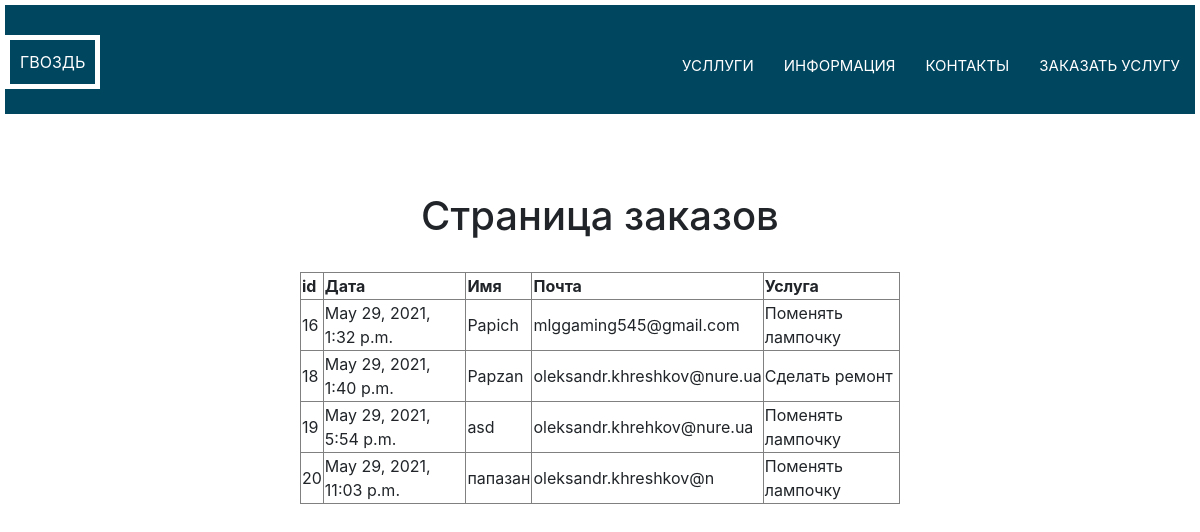
The app's page /aplication/showorders with its own data.
### aplication/models.py (models this page shows, shortened)
class Aplications(models.Model):
    first_name = models.CharField(verbose_name='Имя', max_length=50)
    email = models.EmailField(verbose_name='email', unique=True, )
    date = models.DateTimeField(verbose_name='Дата заяки', auto_now_add=True)
    favour = models.ForeignKey(Favour, on_delete=models.PROTECT, verbose_name='Название услуги, цена')
    class Meta:
        verbose_name_plural = 'Заявки пользователей'

class Favour(models.Model):
    name = models.CharField(verbose_name='Название услуги', max_length=50)
    price = models.BigIntegerField(verbose_name='Цена', default=0)
    class Meta:
        verbose_name_plural = 'Услуги'

### aplication/views.py (the view)
# urls.py: path('showorders', views.apps_info)
@csrf_exempt
def apps_info(request):
    applications = Aplications.objects.all()
    return render(request, 'gvozd/table.html', {'applications': applications})

### templates/gvozd/table.html (shortened to what this page needs)
<!DOCTYPE html>
<html lang="en">
{% load static %}
<head>
	<link rel="stylesheet" type="text/css" href="{% static 'gvozd/css/style.css' %}">
    <link rel="stylesheet" type="text/css" href="https://cdn.jsdelivr.net/npm/bootstrap@4.6.0/dist/css/bootstrap.min.css">
</head>
<br><br><br><br><br><br><br><br>
<body>
    <header class="header">
        <div class="conteiner">
            <div class="header_inner">
                <a class="logo" href="#tab_main">ГВОЗДЬ</a>
                <div class="tabs">
                    <nav class="nav">
                        <ul class="menu">
                            <li>
                                <a class="nav_link" href="#tab_01">УСЛЛУГИ</a>
                            </li>
                            <li>
                                <a class="nav_link" href="#tab_02">ИНФОРМАЦИЯ</a>
                            </li>
                            <li>
                                <a class="nav_link" href="#tab_03">КОНТАКТЫ</a>
                            </li>
                            <li>
                                <a class="nav_link" href="aplication">ЗАКАЗАТЬ услугу</a>
                            </li>
                        </ul>
                    </nav>
                </div>
            </div>
        </div>
    </header>
<body>
<h1 align="center">Страница заказов</h1>
<br>
	<table align="center"  border="1" width="50%">
		<thead>
			<tr>
				<th>id</th>
                <th>Дата</th>
				<th>Имя</th>
				<th>Почта</th>
				<th>Услуга</th>
			</tr>
		</thead>
		<tbody>
	{% for f in applications %}
		<tr>
        	<td>{{ f.id }}</td>
            <td>{{ f.date }}</td>
        	<td>{{ f.first_name }}</td>
        	<td>{{ f.email }}</td>
			<td>{{ f.favour.name }}</td>
    	</tr>
	{% endfor %}
	</table>
</body>
</html>

### static/gvozd/css/style.css (style rules this page uses)
html, body { height: 92%; color: white; background-color: black; background-size: 100%; }
.conteiner { width: 100%; max-width: 1200px; margin: 0px auto; }
.header { position: fixed; min-height: 8%; margin: 5px; border-color: white; padding-top: 30px; top: 0; left: 0; right: 0; z-index: 10; background-color: #00465f; background-size: 100%; }
.header_inner { display: flex; justify-content: space-between; align-items: center; }
.logo { flex-grow: 0; flex-shrink: 1; border: white 5px solid; display: flex; padding: 10px; font-size: 1em; justify-content: center; align-items: center; vertical-align: top; margin-bottom: 25px; text-decoration: none; color: white; }
.tabs { margin: 0; }
.nav { display: flex; font-size: 15px; text-transform: uppercase; margin-bottom: 20px; }
.nav li { list-style: none; position: relative; }
.nav_link { justify-content: center; align-items: center; vertical-align: top; padding: 5px; margin: 0 10px; color: white; text-decoration: none; transition: color .2s linear; }
.menu { display: flex; }

### records on screen
Aplications: id "16", date "May 29, 2021, 1:32 p.m.", first_name "Papich", email "mlggaming545@gmail.com", favour.name "Поменять лампочку"
Aplications: id "18", date "May 29, 2021, 1:40 p.m.", first_name "Papzan", email "oleksandr.khreshkov@nure.ua", favour.name "Сделать ремонт"
Aplications: id "19", date "May 29, 2021, 5:54 p.m.", first_name "asd", email "oleksandr.khrehkov@nure.ua", favour.name "Поменять лампочку"
Aplications: id "20", date "May 29, 2021, 11:03 p.m.", first_name "папазан", email "oleksandr.khreshkov@n", favour.name "Поменять лампочку"
